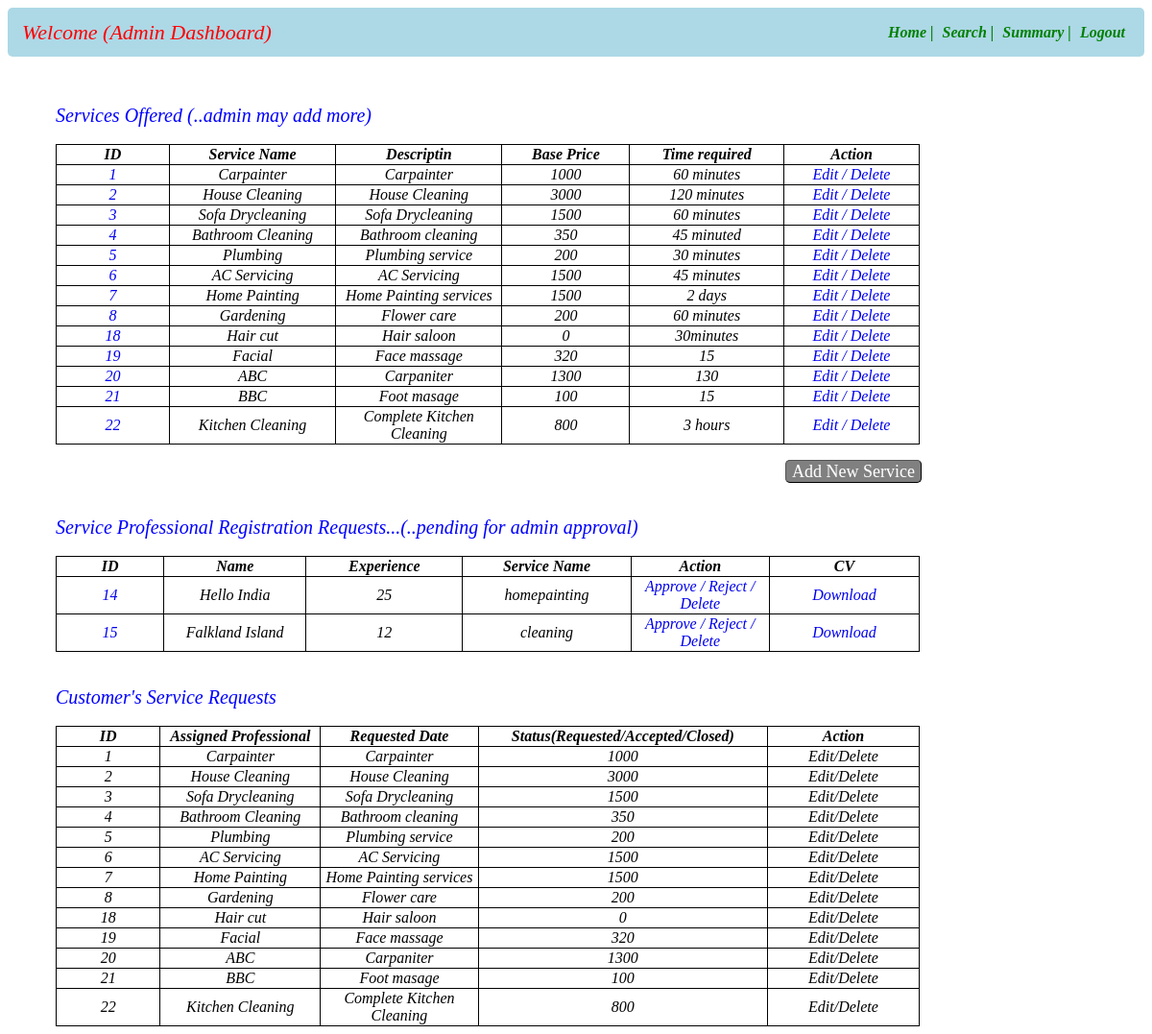
The page /admindashboard on the database as committed earlier.
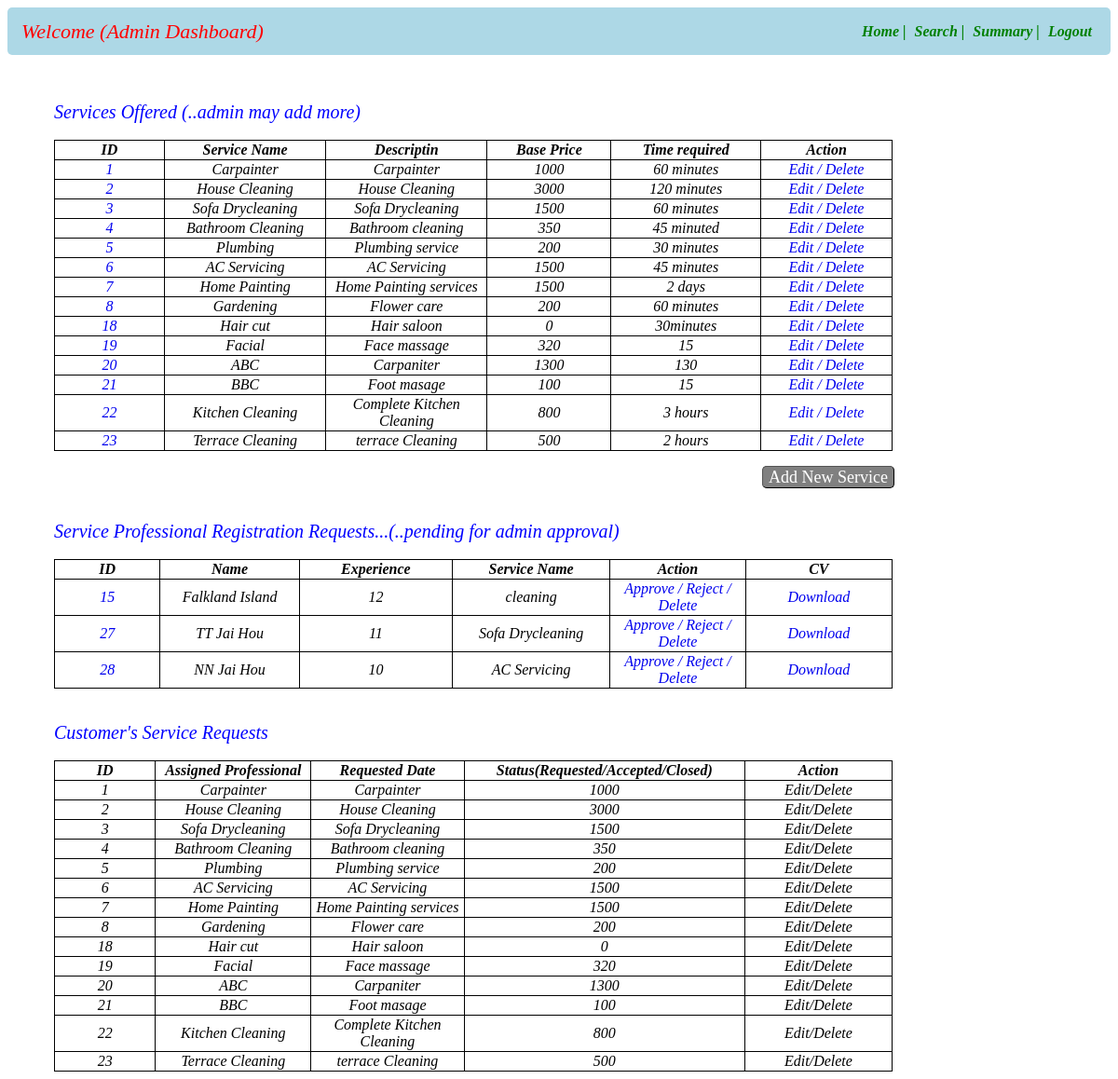
The same page on the database as committed later.
### app.py (models this page shows)
class Service_Info(db.Model):
    __tablename__="service_info"
    id=db.Column(db.Integer,primary_key=True)
    servicename=db.Column(db.String,nullable=False)
    description=db.Column(db.String,nullable=False)
    baseprice=db.Column(db.Integer,nullable=False)
    time_required=db.Column(db.String,nullable=False)
    service_type=db.Column(db.String,nullable=False)

class User_Info(db.Model):
    __tablename__="user_info"
    id=db.Column(db.Integer,primary_key=True)
    email=db.Column(db.String,nullable=False)
    full_name=db.Column(db.String,nullable=False)
    user_name=db.Column(db.String,unique=True,nullable=False)
    service_name=db.Column(db.String,nullable=False)
    experience=db.Column(db.Integer,nullable=False)
    pwd=db.Column(db.String,nullable=False)
    add=db.Column(db.String,nullable=True)
    pincode=db.Column(db.String,nullable=False)
    role=db.Column(db.Integer,nullable=False,default=1)
    status=db.Column(db.String,unique=True)
    location=db.Column(db.String,nullable=False)

### app.py (the view)
@app.route("/admindashboard")
def admin_dashboard():
    crole=1
    prole=2
    status="pending"
    servname=Service_Info.query.all()
    professional=User_Info.query.filter_by(role=prole,status=status)
    return render_template("admin_dashboard.html",servicename=servname,professional=professional)

### templates/admin_dashboard.html (shortened to what this page needs)
<!DOCTYPE html>
<html lang="en">
<head>
</head>
<body>
    <div id="header">
        <nav class="navbar">
            <div class="navdiv">
                <div class="logo">Welcome {{admin_name}} (Admin Dashboard)</div>
                <ul>
                    <li><a href="/admindashboard">Home |</a></li>
                    <li><a href="/adminsearch">Search |</a></li>
                    <li><a href="/adminsummary">Summary |</a></li>
                    <li><a href="/login">Logout</a></li>
                </ul>
            </div>
        </nav>
    </div>
    <div id="main">
        <div id="service">Services Offered (..admin may add more)</div>
        <br>
        <table id = "service-table">
            <thead id="th">
                <tr>
                    <th>ID</th>
                    <th>Service Name</th>
                    <th>Descriptin</th>
                    <th>Base Price</th>
                    <th>Time required</th>
                    <th>Action</th>
                </tr>
            </thead>
            <tbody id="td">
                {% for entry in servicename %}
                <tr>
                    <td><a href="/viewservice/{{entry.id}}">{{entry["id"]}}</a></td>
                    <td>{{entry["servicename"]}}</td>
                    <td>{{entry["description"]}}</td>
                    <td>{{entry["baseprice"]}}</td>
                    <td>{{entry["time_required"]}}</td>
                    <td>
                        <a href="/viewservice/{{entry.id}}/edit" type="button">Edit /</a>
                        <a href="/viewservice/{{entry.id}}/delete" type="button">Delete</a>
                    </td>
                </tr>
                {% endfor %}
          </table>
          <br>
          <div id="nservice">
            <a  id ="anchor1" class="button" href="/addservice">Add New Service</a>
          </div>
          <br><br>
          <div id="professional">Service Professional Registration Requests...(..pending for admin approval)</div>
          <br>
          <table id = "professionals-table">
            <thead id="th">
                <tr>
                    <th>ID</th>
                    <th>Name</th>
                    <th>Experience</th>
                    <th>Service Name</th>
                    <th>Action</th>
                    <th>CV</th>
                </tr>
            </thead>
            <tbody id="td">
                {% for entry in professional %}
                <tr>
                    <td><a href="/viewprofessional/{{entry.id}}">{{entry["id"]}}</a></td>
                    <td>{{entry["full_name"]}}</td>
                    <td>{{entry["experience"]}}</td>
                    <td>{{entry["service_name"]}}</td>
                    <td>
                        <a href="/viewprofessional/{{entry.id}}/approve" type="button">Approve /</a>
                        <a href="/viewprofessional/{{entry.id}}/reject" type="button">Reject /</a>
                        <a href="/viewprofessional/{{entry.id}}/delete" type="button">Delete</a>
                    </td>
                    <td><a href="\MADI Project\cv.pdf" download="cv.pdf">Download</a></td>
                </tr>
                {% endfor %}
          </table>
          <br><br>
          <div id="servicerequest">Customer's Service Requests</div>
          <br>
          <table id = "servicerequests-table">
            <thead id="th">
                <tr>
                    <th>ID</th>
                    <th>Assigned Professional</th>
                    <th>Requested Date</th>
                    <th>Status(Requested/Accepted/Closed)</th>
                    <th>Action</th>
                </tr>
            </thead>
            <tbody id="td">
                {% for entry in servicename %}
                <tr>
                    <td>{{entry["id"]}}</td>
                    <td>{{entry["servicename"]}}</td>
                    <td>{{entry["description"]}}</td>
                    <td>{{entry["baseprice"]}}</td>
                    <td>Edit/Delete</td>
                </tr>
                {% endfor %}
          </table>
    </div>
</body>
</html>

### templates/admin_dashboard.html (style rules this page uses)
* { text-decoration: none; }
.navbar { background-color: lightblue; padding-right: 15px; padding-left: 15px; border-radius: 5px; }
ul li { vertical-align: middle; }
.navdiv { display:flex; align-items: center; justify-content: space-between; }
.logo { font-size: 22px; color: red; font-style: italic; }
li { list-style: none; display: inline; }
li a { color: green; font-size: 16px; font-style: italic; margin-right: 5px; font-weight: bold; }
#anchor1 { border:1px font-size: 22px; font-style:bold italic; text-align: center; margin-left: 810px; color: white; }
table ,th, td { text-align: center; font-style: italic; width:900px; margin-left: 50px; border-radius: 10px; border-color: blue; border: 1px solid black; border-collapse: collapse ; }
#service { margin-left: 50px; margin-top: 50px; font-style: italic; font-size: 20px; color: blue; }
#professional { margin-left: 50px; font-style: italic; font-size: 20px; color: blue; }
#servicerequest { margin-left: 50px; font-style: italic; font-size: 20px; color: blue; }
a.button { padding: 1px 6px; border: 1px outset buttonborder; border-radius: 5px; color: black; background-color: gray; text-decoration: none; font-size:18px }

Rows that differ between the two databases and show on the page:
no longer on this page (row edited): User_Info: id "14", full_name "Hello India", experience "25", service_name "homepainting"
added Service_Info: id "23", servicename "Terrace Cleaning", description "terrace Cleaning", baseprice "500", time_required "2 hours"
added User_Info: id "27", full_name "TT Jai Hou", experience "11", service_name "Sofa Drycleaning"
added User_Info: id "28", full_name "NN Jai Hou", experience "10", service_name "AC Servicing"
